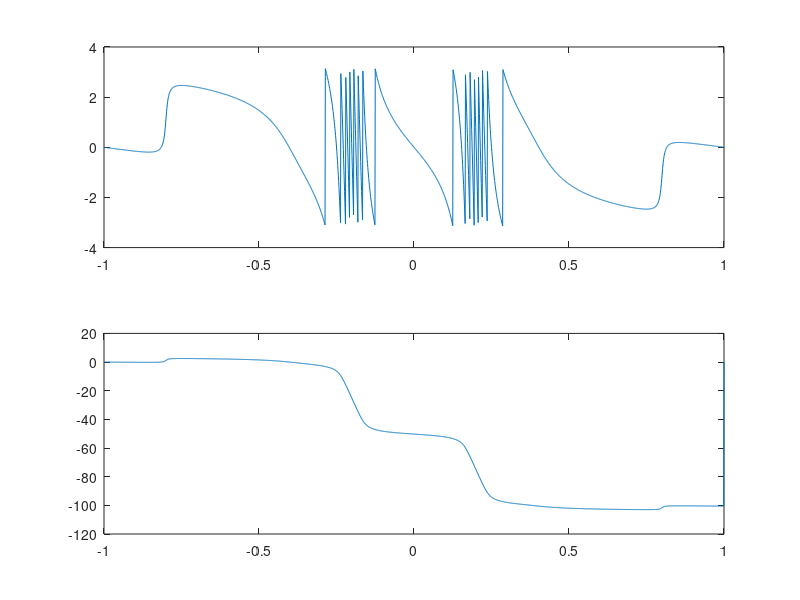
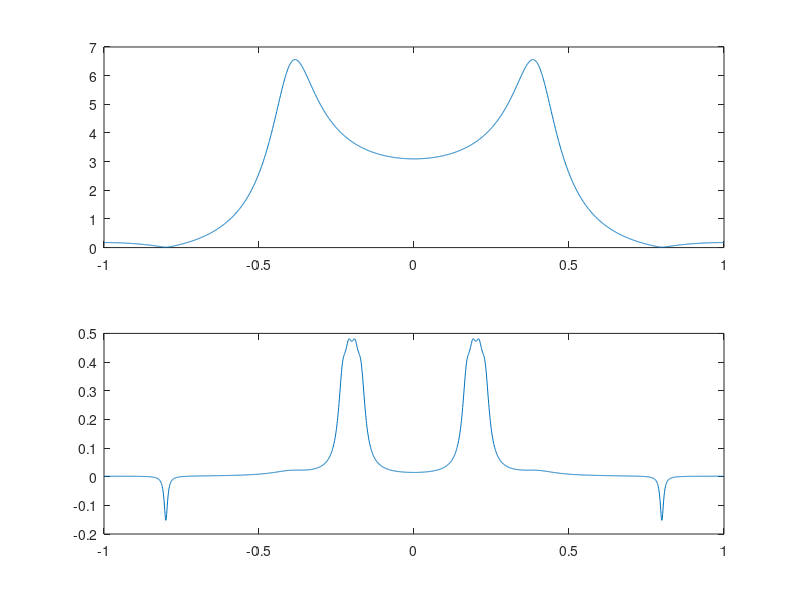
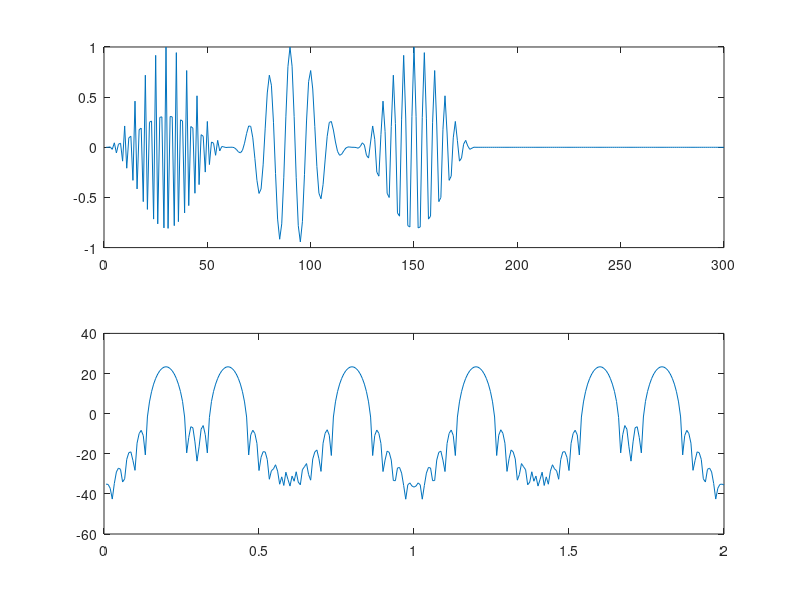

Source code (MATLAB) for these figures, in order: (Note: this script raises an error after producing the figures.)
intval=0.001;
num = int64(2/intval);
thres=3000;
magnR=zeros(1, num);
ARG=zeros(1, num);
arg=zeros(1, num);
x=zeros(1, num);
count=0;
for w=-1:intval:1
    count=count+1;
    r=1;
    z=r*exp(1i*w*pi);
    zp=z^-1;

    qa=0.98*exp(1i*0.8*pi);
    qb=0.98*exp(-1i*0.8*pi);

    pa=0.8*exp(1i*0.4*pi);
    pb=0.8*exp(-1i*0.4*pi);

    k=1;

    H1=((1-qa*zp)*(1-qb*zp))/((1-pa*zp)*(1-pb*zp));
    H2=1;
    for k=1:4
        ck=0.95*exp(1i*(0.15*pi+0.02*pi*k));
        ckp=conj(ck);
        H2=H2*(((ckp-zp)*(ck-zp))/((1-ck*zp)*(1-ckp*zp)))^2;
    end
    H=H1*H2;

    x(1,count)=w;
    magnR(1,count)=abs(H);
    ARG(1,count)=angle(H);
    arg(1,count)=ARG(1,count);
end

figure(1);
subplot(2,1,1);
plot(x, ARG);

a=0;
r=0;
for i=2:num
    arg(1,i)=arg(1,i)+2*a*pi;
    x1=arg(1,i-1);
    x2=arg(1,i);
    slope=(x2-x1)/intval;
    while abs(slope)>thres
        if slope>0
            a=a-1;
            arg(1,i)=arg(1,i)-2*pi;
        else
            a=a+1;
            arg(1,i)=arg(1,i)+2*pi;
        end
        x2=arg(1,i);
        slope=(x2-x1)/intval;
    end
end

subplot(2,1,2);
plot(x, arg);

grd=-diff(arg);
grd=grd(1,1:num-1);
xg=x(1,1:num-1);

figure(2);
subplot(2,1,1);
plot(x, magnR);
subplot(2,1,2);
plot(xg, grd);

x=1:300;
y=zeros(1,300);
count=1;

w1=0.8*pi;
w2=0.2*pi;
w3=0.4*pi;

n=1:60;
h=hann(60);
w1=w1*n;
w2=w2*n;
w3=w3*n;
c1=cos(w1);
c2=cos(w2);
c3=cos(w3);
for i=1:60
    c1(1,i)=c1(1,i)*h(i,1);
    c2(1,i)=c2(1,i)*h(i,1);
    c3(1,i)=c3(1,i)*h(i,1);
end
for i=1:60
    y(1,count)=c1(1,i);
    y(1,count+60)=c2(1,i);
    y(1,count+120)=c3(1,i);
    count=count+1;
end
%plot(x,y);

sum=zeros(1,300);

for k=1:300
    sr=0;
    si=0; 
    for n=1:300
        sr=sr+y(1,n)*cos(2*pi*k*n/300);
        si=si-y(1,n)*sin(2*pi*k*n/300);
    end
    res=sqrt(sr^2+si^2);
    sum(1,k)=20*log10(res);
end
figure(3);
subplot(2,1,1);
plot(x, y);
subplot(2,1,2);
plot(2*x/300, sum);

filter=zeros(1,300);
s410786004_lccde;

filter(1,1)=y(1,1);
for i=2:300
    for j=1:19
        if i<=j
            break;
        else
            filter(1,i)=filter(1,i)-a(1,j)*filter(1,i-j+1)+b(1,j)*y(1,i-j+1);
        end

    end
end

x=1:300;

figure(4);
plot(x, filter);
